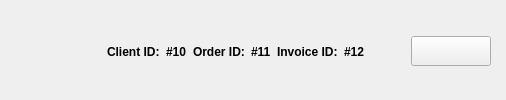
          <widget class="QWidget" name="bottomWidget" native="true">
           <layout class="QHBoxLayout" name="horizontalLayout_8">
            <property name="rightMargin">
             <number>15</number>
            </property>
            <property name="bottomMargin">
             <number>8</number>
            </property>
            <item>
             <widget class="QLabel" name="label_11">
              <property name="sizePolicy">
               <sizepolicy hsizetype="Fixed" vsizetype="Preferred">
                <horstretch>0</horstretch>
                <verstretch>0</verstretch>
               </sizepolicy>
              </property>
              <property name="minimumSize">
               <size>
                <width>90</width>
                <height>0</height>
               </size>
              </property>
              <property name="maximumSize">
               <size>
                <width>90</width>
                <height>0</height>
               </size>
              </property>
              <property name="text">
               <string>spacer</string>
              </property>
             </widget>
            </item>
            <item>
             <widget class="QLabel" name="labelClientIdValue">
              <property name="font">
               <font>
                <pointsize>-1</pointsize>
                <weight>75</weight>
                <bold>true</bold>
               </font>
              </property>
              <property name="styleSheet">
               <string notr="true">font-size:12px;
</string>
              </property>
              <property name="text">
               <string>Client ID:</string>
              </property>
             </widget>
            </item>
            <item>
             <widget class="QLabel" name="labelClientId">
              <property name="font">
               <font>
                <pointsize>-1</pointsize>
                <weight>75</weight>
                <bold>true</bold>
               </font>
              </property>
              <property name="styleSheet">
               <string notr="true">font-size:12px;
</string>
              </property>
              <property name="text">
               <string>#10</string>
              </property>
             </widget>
            </item>
            <item>
             <widget class="QLabel" name="labelOrder">
              <property name="font">
               <font>
                <pointsize>-1</pointsize>
                <weight>75</weight>
                <bold>true</bold>
               </font>
              </property>
              <property name="styleSheet">
               <string notr="true">font-size:12px;
</string>
              </property>
              <property name="text">
               <string>Order ID:</string>
              </property>
             </widget>
            </item>
            <item>
             <widget class="QLabel" name="labelOrderID">
              <property name="font">
               <font>
                <pointsize>-1</pointsize>
                <weight>75</weight>
                <bold>true</bold>
               </font>
              </property>
              <property name="styleSheet">
               <string notr="true">font-size:12px;
</string>
              </property>
              <property name="text">
               <string>#11</string>
              </property>
             </widget>
            </item>
            <item>
             <widget class="QLabel" name="labelInvoice">
              <property name="font">
               <font>
                <pointsize>-1</pointsize>
                <weight>75</weight>
                <bold>true</bold>
               </font>
              </property>
              <property name="styleSheet">
               <string notr="true">font-size:12px;
</string>
              </property>
              <property name="text">
               <string>Invoice ID:</string>
              </property>
             </widget>
            </item>
            <item>
             <widget class="QLabel" name="labelInvoiceID">
              <property name="font">
               <font>
                <pointsize>-1</pointsize>
                <weight>75</weight>
                <bold>true</bold>
               </font>
              </property>
              <property name="styleSheet">
               <string notr="true">font-size:12px;
</string>
              </property>
              <property name="text">
               <string>#12</string>
              </property>
             </widget>
            </item>
            <item>
             <spacer name="horizontalSpacer_2">
              <property name="orientation">
               <enum>Qt::Horizontal</enum>
              </property>
              <property name="sizeHint" stdset="0">
               <size>
                <width>40</width>
                <height>20</height>
               </size>
              </property>
             </spacer>
            </item>
            <item>
             <widget class="QPushButton" name="setupSinovateButton">
              <property name="sizePolicy">
               <sizepolicy hsizetype="Fixed" vsizetype="Fixed">
                <horstretch>0</horstretch>
                <verstretch>0</verstretch>
               </sizepolicy>
              </property>
              <property name="minimumSize">
               <size>
                <width>80</width>
                <height>30</height>
               </size>
              </property>
              <property name="maximumSize">
               <size>
                <width>80</width>
                <height>30</height>
               </size>
              </property>
              <property name="toolTip">
               <string>Visit https://setup.sinovate.io</string>
              </property>
              <property name="text">
               <string/>
              </property>
             </widget>
            </item>
           </layout>
          </widget>
